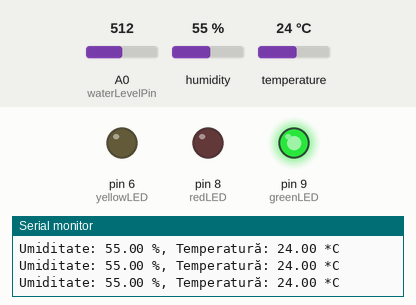
Recording of a sketch running on a simulated Arduino Uno, built with avr-gcc and run on an emulated ATmega328P. Shown: output pins drawn as LEDs (lit = HIGH), the last lines printed to the serial monitor. The test bench sets the inputs (shaded band); at power-on: A0 (waterLevelPin) = 512, humidity 55 %, temperature 24 °C.

Above: at 1.2 s.
1.3 s: A0 (waterLevelPin) set to 583
4.3 s: A0 (waterLevelPin) set to 612
At 4.8 s:
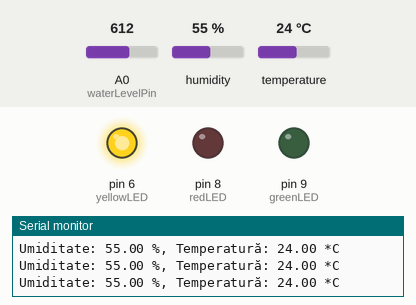
5.8 s: A0 (waterLevelPin) set to 630
At 6.3 s:
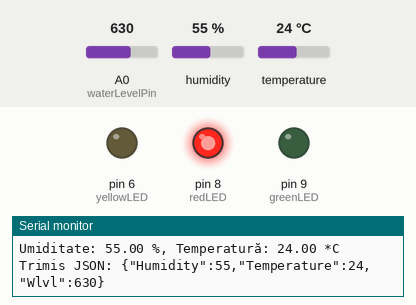
10.3 s: A0 (waterLevelPin) set to 610
At 11.2 s:
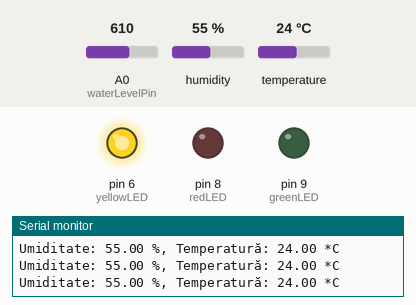
11.8 s: A0 (waterLevelPin) set to 590
At 12.9 s:
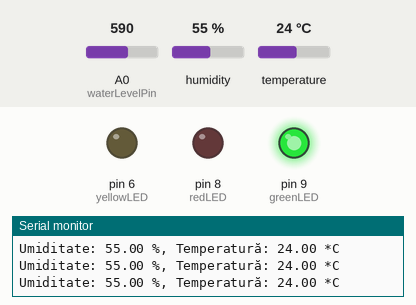
Timing chart, 0 to 14.8 s (numbered marks = the images above; inputs shaded):
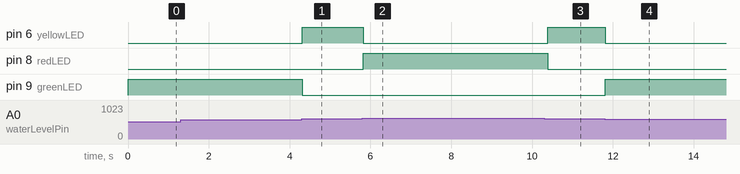

The sketch:

si_bluethoot_nod2.ino
```cpp
#include <SoftwareSerial.h>
#include <ArduinoJson.h>
#include <dht.h>

dht DHT;

#define DHT11_PIN 10

int lowerThreshold = 600;
int upperThreshold = 620;

const int rxPin = 2;
const int txPin = 3;

const int waterLevelPin = A0;

int val = 0;

int redLED = 8;
int yellowLED = 6;
int greenLED = 9;

SoftwareSerial myBluetooth(rxPin, txPin);

void setup() {

  Serial.begin(9600);

  myBluetooth.begin(9600);
  Serial.println("Bluetooth este pregătit pentru comunicare");

	pinMode(redLED, OUTPUT);
	pinMode(yellowLED, OUTPUT);
	pinMode(greenLED, OUTPUT);

	digitalWrite(redLED, LOW);
	digitalWrite(yellowLED, LOW);
	digitalWrite(greenLED, LOW);
}

void loop() {

  int waterLevelValue = analogRead(waterLevelPin);
  // Serial.println(waterLevelValue);

  if (waterLevelValue == 0) {
		digitalWrite(redLED, LOW);
		digitalWrite(yellowLED, LOW);
		digitalWrite(greenLED, HIGH);
	}
	else if (waterLevelValue > 0 && waterLevelValue <= lowerThreshold) {
		digitalWrite(redLED, LOW);
		digitalWrite(yellowLED, LOW);
		digitalWrite(greenLED, HIGH);
	}
	else if (waterLevelValue > lowerThreshold && waterLevelValue <= upperThreshold) {
		digitalWrite(redLED, LOW);
		digitalWrite(yellowLED, HIGH);
		digitalWrite(greenLED, LOW);
	}
	else if (waterLevelValue > upperThreshold) {
		digitalWrite(redLED, HIGH);
		digitalWrite(yellowLED, LOW);
		digitalWrite(greenLED, LOW);
	}

  int chk = DHT.read11(DHT11_PIN);
  float humidity = DHT.humidity;
  float temperature = DHT.temperature;

  if (chk == DHTLIB_OK) {
    Serial.print("Umiditate: ");
    Serial.print(humidity);
    Serial.print(" %, Temperatură: ");
    Serial.print(temperature);
    Serial.println(" *C");
  }

  if (myBluetooth.available()) {
    char received = myBluetooth.read();
    Serial.print("Recepționat: ");
    Serial.println(received);
  }

  static unsigned long lastSendTime = 0;
  if (millis() - lastSendTime > 2000) {

    StaticJsonDocument<200> jsonDoc;
    if (chk == DHTLIB_OK) {
      jsonDoc["Humidity"] = humidity;
      jsonDoc["Temperature"] = temperature;
    } else {
      jsonDoc["Humidity"] = "Error";
      jsonDoc["Temperature"] = "Error";
    }
    jsonDoc["Wlvl"] = waterLevelValue;

    String jsonString;
    serializeJson(jsonDoc, jsonString);

    myBluetooth.println(jsonString);

    Serial.print("Trimis JSON: ");
    Serial.println(jsonString);

    lastSendTime = millis();
  }
}
```

Measured:
- the behaviour switches between 600 and 601 on A0 (waterLevelPin) (found by bisection; images 0 and 1)
- after the input at 4.3 s, pin 6 (yellowLED): LOW → HIGH at once; pin 9 (greenLED): HIGH → LOW at once
- after the input at 5.8 s, pin 6 (yellowLED): HIGH → LOW at once; pin 8 (redLED): LOW → HIGH at once
- after the input at 10.3 s, pin 6 (yellowLED): LOW → HIGH after 0.09 s; pin 8 (redLED): HIGH → LOW after 0.09 s
- after the input at 11.8 s, pin 6 (yellowLED): HIGH → LOW at once; pin 9 (greenLED): LOW → HIGH at once
